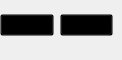
      <widget class="QWidget" name="page_6">
       <widget class="QWidget" name="horizontalLayoutWidget_5">
        <property name="geometry">
         <rect>
          <x>0</x>
          <y>0</y>
          <width>113</width>
          <height>51</height>
         </rect>
        </property>
        <layout class="QHBoxLayout" name="tab_note_card_horizontalLayout" stretch="0,0">
         <item>
          <widget class="QPushButton" name="tab_note_card_button_play">
           <property name="toolTip">
            <string> 播放</string>
           </property>
           <property name="styleSheet">
            <string notr="true">#tab_note_card_button_play{
	image: url(:/images/wb-play.png);
	background-color: transparent;
}
#tab_note_card_button_play::checked{
	image: url(:/images/wb-play-hover.png);
	background-color: transparent;
}
#tab_note_card_button_play::hover{
	image: url(:/images/wb-play-hover.png);
	background-color: transparent;
}</string>
           </property>
           <property name="text">
            <string/>
           </property>
           <property name="checkable">
            <bool>true</bool>
           </property>
          </widget>
         </item>
         <item>
          <widget class="QPushButton" name="tab_note_card_button_setting">
           <property name="toolTip">
            <string>偏好 设置</string>
           </property>
           <property name="styleSheet">
            <string notr="true">#tab_note_card_button_setting{
	image: url(:/images/wb-setting-normal.png);
	background-color: transparent;

}
#tab_note_card_button_setting::checked{
	image: url(:/images/wb-setting-hover.png);
	background-color: transparent;

}
#tab_note_card_button_setting::hover{
	image: url(:/images/wb-setting-hover.png);
	background-color: transparent;

}
</string>
           </property>
           <property name="text">
            <string/>
           </property>
          </widget>
         </item>
        </layout>
       </widget>
      </widget>
